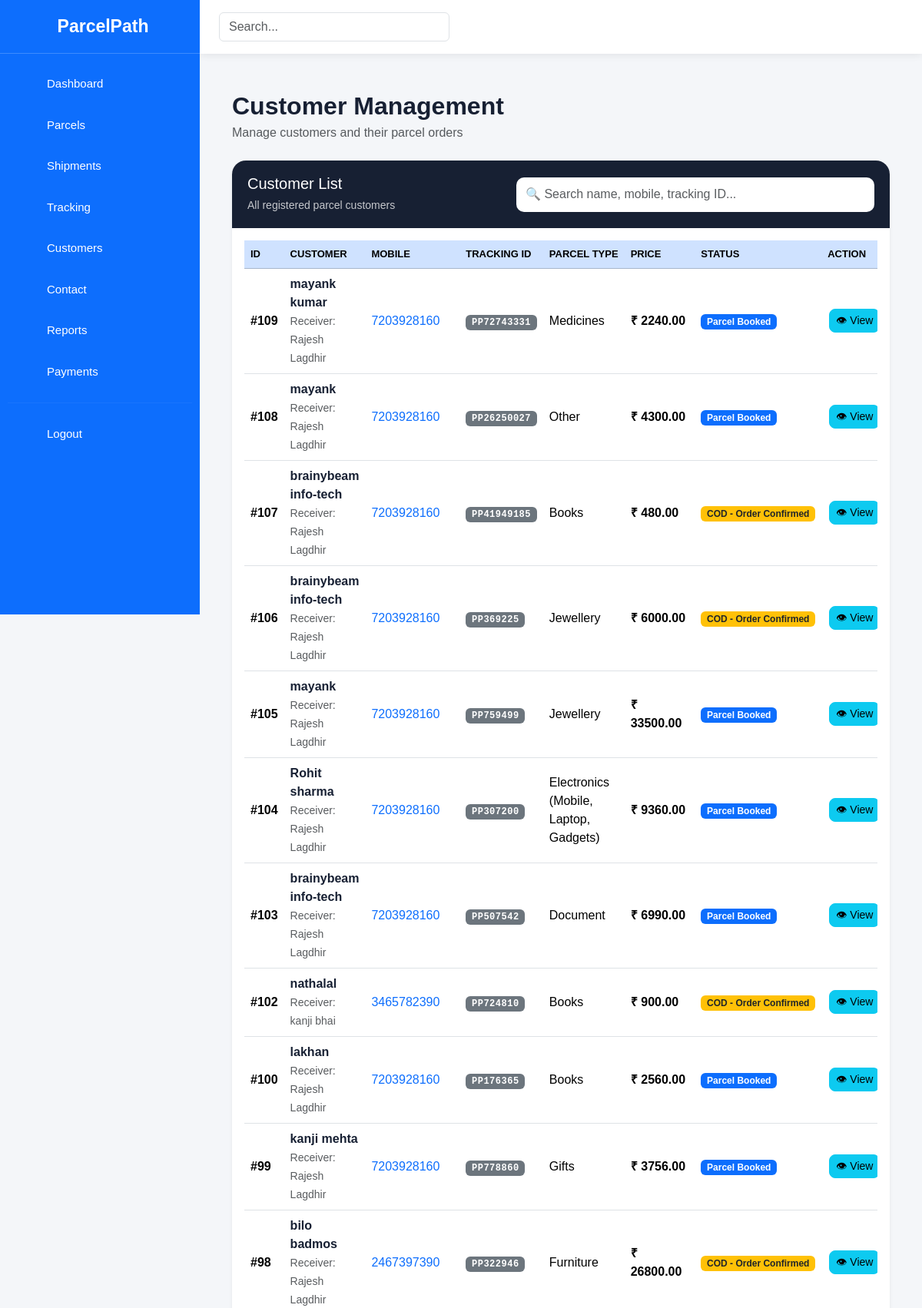
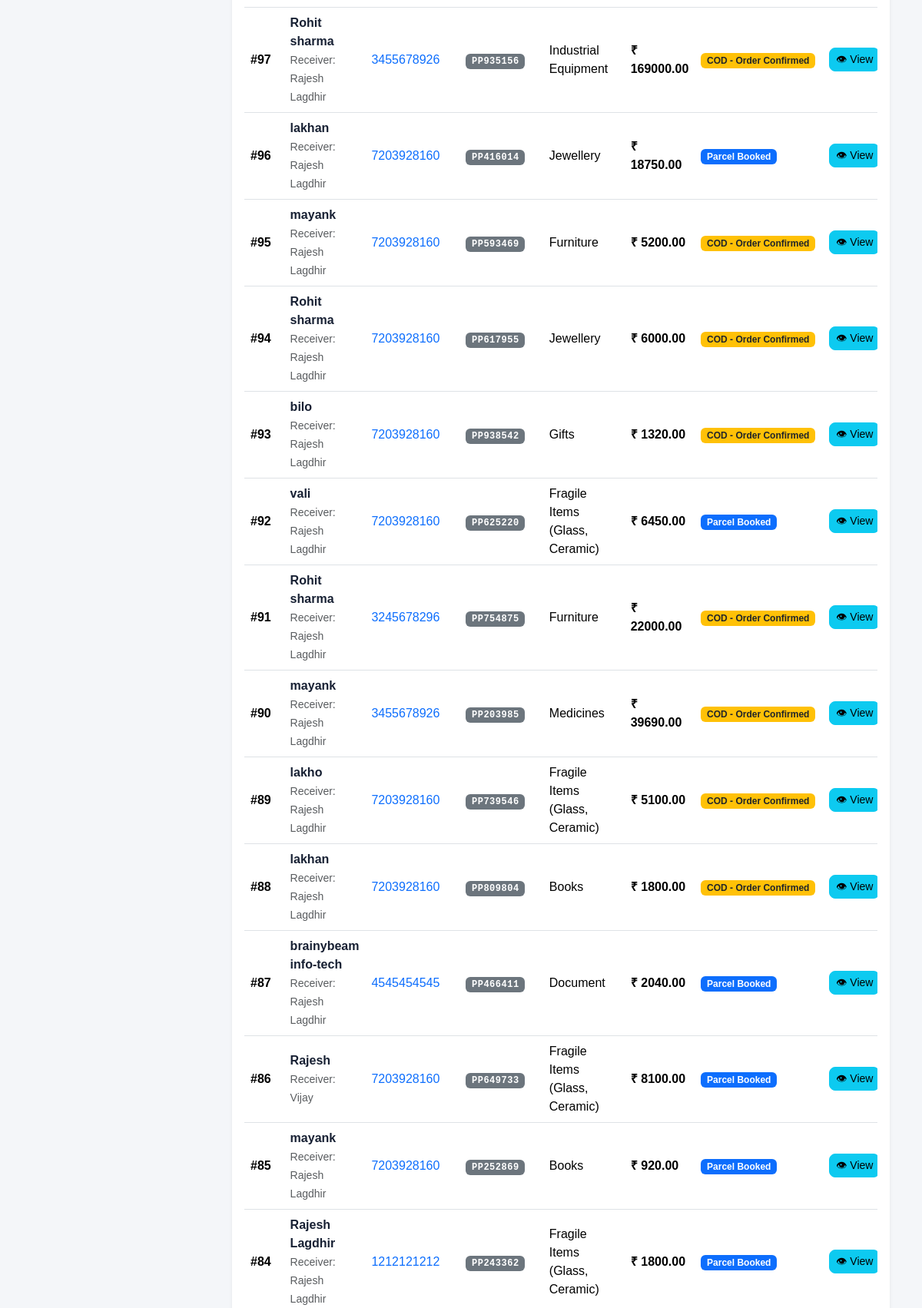
The page /custom_admin/cs_customer/ (upper part) on the database its author committed (2 pictures, top to bottom).
### ParcelPath/models.py (models this page shows, shortened)
class Book_parcel(models.Model):
    sender_name = models.CharField(
        max_length=50
    )
    receiver_name = models.CharField(
        max_length=50
    )
    mobile_number = models.CharField(
        max_length=10
    )
    parcel_weight = models.CharField(
        max_length=4
    )
    pickup_address = models.CharField(
        max_length=50
    )
    delivery_address = models.CharField(
        max_length=50
    )
    parcel_type = models.CharField(
        max_length=10
    )
    price = models.DecimalField(
        max_digits=10,
        decimal_places=2,
        default=0
    )
    tracking_id = models.CharField(
        max_length=20,
        unique=True,
        blank=True
    )
    status = models.CharField(
        max_length=50,
        default="Parcel Booked"
    )
    payment_method = models.CharField(
        max_length=20,
        choices=[
            ("ONLINE", "Online Payment"),
            ("COD", "Cash on Delivery"),
        ],
        default="ONLINE"
    )
    payment_status = models.CharField(
        max_length=20,
        choices=[
            ("Paid", "Paid"),
            ("Pending", "Pending"),
        ],
        default="Pending"
    )
    payment_id = models.CharField(
        max_length=255,
        blank=True,
        null=True
    )
    order_id = models.CharField(
        max_length=255,
        blank=True,
        null=True
    )
    qr_code = models.ImageField(
        upload_to="qr_codes/",
        blank=True,
        null=True
    )

### custom_admin/views.py (the view, shortened to what this page needs)
# urls.py: path('cs_customer/', views.cs_customer, name='cs_customer'),
def cs_customer(request):
    customers = Book_parcel.objects.all().order_by("-id")
    total_customers = customers.count()
    total_orders = customers.count()
    delivered_orders = customers.filter(
        status__iexact="Delivered"
    ).count()
    pending_deliveries = customers.exclude(
        status__iexact="Delivered"
    ).count()
    context = {
        "customers": customers,
        "total_customers": total_customers,
        "total_orders": total_orders,
        "delivered_orders": delivered_orders,
        "pending_deliveries": pending_deliveries,
    }
    return render(
        request,
        "custom_admin/cs_customer.html",context
    )

### custom_admin/templates/custom_admin/cs_customer.html (shortened to what this page needs)
{% extends 'custom_admin/main.html' %}
{% block content %}
<div class="container-fluid mt-4 customer-page">
  <div
    class="d-flex flex-wrap justify-content-between align-items-center mb-4 gap-3"
  >
    <div>
      <h2 class="page-title mb-1">Customer Management</h2>
      <p class="text-muted mb-0">Manage customers and their parcel orders</p>
    </div>
  </div>
  <div class="card customer-card shadow-sm">
    <div class="customer-header">
      <div class="row align-items-center">
        <div class="col-md-5">
          <h5 class="mb-1"> Customer List</h5>
          <small class="opacity-75"> All registered parcel customers </small>
        </div>
        <div class="col-md-7">
          <input
            type="text"
            id="search"
            class="form-control search-box"
            placeholder="🔍 Search name, mobile, tracking ID..."
          />
        </div>
      </div>
    </div>
    <div class="card-body">
      <div class="table-responsive">
        <table class="table table-hover align-middle">
          <thead class="table-primary">
            <tr>
              <th>ID</th>
              <th>Customer</th>
              <th>Mobile</th>
              <th>Tracking ID</th>
              <th>Parcel Type</th>
              <th>Price</th>
              <th>Status</th>
              <th>Action</th>
            </tr>
          </thead>
          <tbody id="customerTable">
            {% for customer in customers %}
            <tr>
              <td>
                <strong> #{{ customer.id }} </strong>
              </td>
              <td>
                <div class="customer-name">{{ customer.sender_name }}</div>
                <small class="text-muted">
                  Receiver: {{ customer.receiver_name }}
                </small>
              </td>
              <td>
                <a
                  href="tel:{{ customer.mobile_number }}"
                  class="text-decoration-none"
                >
                  {{ customer.mobile_number }}
                </a>
              </td>
              <td>
                {% if customer.tracking_id %}
                <span class="badge bg-secondary tracking-badge">
                  {{ customer.tracking_id }}
                </span>
                {% else %}
                <span class="text-muted"> N/A </span>
                {% endif %}
              </td>
              <td>{{ customer.parcel_type|default:"-" }}</td>
              <td>
                <strong> ₹ {{ customer.price|default:"0" }} </strong>
              </td>
              <td>
                {% if customer.status == "Delivered" %}
                <span class="badge bg-success"> ✓ Delivered </span>
                {% elif customer.status == "Parcel Booked" %}
                <span class="badge bg-primary"> Parcel Booked </span>
                {% elif customer.status %}
                <span class="badge bg-warning text-dark">
                  {{ customer.status }}
                </span>
                {% else %}
                <span class="badge bg-secondary"> Unknown </span>
                {% endif %}
              </td>
              <td class="text-nowrap">
                <button
                  type="button"
                  class="btn btn-info btn-sm action-btn"
                  onclick="viewCustomer(
                                        '{{ customer.sender_name|escapejs }}',
                                        '{{ customer.receiver_name|escapejs }}',
                                        '{{ customer.mobile_number|escapejs }}',
                                        '{{ customer.tracking_id|escapejs }}',
                                        '{{ customer.parcel_type|escapejs }}',
                                        '{{ customer.parcel_weight|escapejs }}',
                                        '{{ customer.pickup_address|escapejs }}',
                                        '{{ customer.delivery_address|escapejs }}',
                                        '{{ customer.price|escapejs }}',
                                        '{{ customer.status|escapejs }}'
                                    )"
                >
                  👁 View
                </button>
              </td>
            </tr>
            {% endfor %}
          </tbody>
        </table>
      </div>
    </div>
  </div>
</div>
{% endblock %}

### custom_admin/templates/custom_admin/main.html (shortened to what this page needs)
{% load static %}
<!DOCTYPE html>
<html lang="en">
  <head>
    <link rel="stylesheet" href="https://cdnjs.cloudflare.com/ajax/libs/font-awesome/6.7.2/css/all.min.css">
    <link href="https://cdn.jsdelivr.net/npm/bootstrap@5.3.3/dist/css/bootstrap.min.css" rel="stylesheet" />
  </head>
  <body>
    <div class="sidebar" id="sidebar">
      <div class="logo">
        <span>ParcelPath</span>
      </div>
      <div class="sidebar-menu">
        <a href="{% url 'custom_dashboard' %}">
          <span>Dashboard</span>
        </a>
        <a href="{% url 'cs_parcel' %}">
          <span>Parcels</span>
        </a>
        <a href="{% url 'cs_shipment' %}">
          <span>Shipments</span>
        </a>
        <a href="{% url 'cs_track' %}">
          <span>Tracking</span>
        </a>
        <a href="{% url 'cs_customer' %}">
          <span>Customers</span>
        </a>
        <a href="{% url 'cs_contact' %}">
          <span>Contact</span>
        </a>
        <a href="{% url 'cs_reports' %}">
          <span>Reports</span>
        </a>
        <a href="{% url 'cs_payment' %}">
          <span>Payments</span>
        </a>
        <hr style="border-color: rgba(255,255,255,0.2);" />
        <a href="{% url 'logout' %}">
          <span>Logout</span>
        </a>
      </div>
    </div>
    <div class="topbar">
      <div class="left-topbar">
        <input type="text" class="form-control search" placeholder="Search..." />
      </div>
    </div>
    <main class="content">
      {% block content %}
      {% endblock %}
    </main>
  </body>
</html>

### custom_admin/templates/custom_admin/main.html (style rules this page uses)
* { box-sizing: border-box; }
body { margin: 0; background: #f4f6f9; font-family: Arial, sans-serif; overflow-x: hidden; }
.sidebar { position: fixed; left: 0; top: 0; width: 260px; height: 100vh; background: #0d6efd; color: white; z-index: 1100; overflow-y: auto; transition: all 0.3s ease; }
.logo { height: 70px; display: flex; align-items: center; justify-content: center; padding: 15px; font-size: 23px; font-weight: bold; border-bottom: 1px solid rgba(255, 255, 255, 0.2); }
.sidebar-menu { padding: 15px 10px; }
.sidebar a { color: white; text-decoration: none; display: flex; align-items: center; gap: 14px; padding: 13px 15px; margin-bottom: 5px; border-radius: 8px; font-size: 15px; transition: 0.25s; }
.topbar { position: fixed; top: 0; right: 0; left: 260px; height: 70px; background: white; box-shadow: 0 2px 10px rgba(0, 0, 0, 0.08); display: flex; align-items: center; justify-content: space-between; padding: 0 25px; z-index: 1000; transition: all 0.3s ease; }
.left-topbar { display: flex; align-items: center; gap: 15px; }
.search { width: 300px; }
.content { margin-left: 260px; padding: 95px 30px 30px; min-height: calc(100vh - 70px); transition: all 0.3s ease; }

### custom_admin/templates/custom_admin/cs_customer.html (style rules this page uses)
.customer-page { padding-bottom: 40px; }
.page-title { font-weight: 800; color: #172033; }
.customer-card { border: 0; border-radius: 18px; overflow: hidden; }
.customer-header { background: #172033; color: white; padding: 18px 20px; }
.search-box { border-radius: 10px; border: 0; min-height: 45px; }
.table th { white-space: nowrap; font-size: 13px; text-transform: uppercase; }
.table td { vertical-align: middle; }
.customer-name { font-weight: 700; color: #172033; }
.tracking-badge { font-family: monospace; font-size: 12px; letter-spacing: 0.5px; }
.action-btn { margin: 2px; border-radius: 8px; }

### rows shown on the page
Book_parcel: id "109", sender_name "mayank kumar", receiver_name "Rajesh Lagdhir", mobile_number "7203928160", tracking_id "PP72743331", parcel_type "Medicines", price "2240.00", status "Parcel Booked"
Book_parcel: id "108", sender_name "mayank", receiver_name "Rajesh Lagdhir", mobile_number "7203928160", tracking_id "PP26250027", parcel_type "Other", price "4300.00", status "Parcel Booked"
Book_parcel: id "107", sender_name "brainybeam info-tech", receiver_name "Rajesh Lagdhir", mobile_number "7203928160", tracking_id "PP41949185", parcel_type "Books", price "480.00", status "COD - Order Confirmed"
Book_parcel: id "106", sender_name "brainybeam info-tech", receiver_name "Rajesh Lagdhir", mobile_number "7203928160", tracking_id "PP369225", parcel_type "Jewellery", price "6000.00", status "COD - Order Confirmed"
Book_parcel: id "105", sender_name "mayank", receiver_name "Rajesh Lagdhir", mobile_number "7203928160", tracking_id "PP759499", parcel_type "Jewellery", price "33500.00", status "Parcel Booked"
Book_parcel: id "104", sender_name "Rohit sharma", receiver_name "Rajesh Lagdhir", mobile_number "7203928160", tracking_id "PP307200", parcel_type "Electronics (Mobile, Laptop, Gadgets)", price "9360.00", status "Parcel Booked"
Book_parcel: id "103", sender_name "brainybeam info-tech", receiver_name "Rajesh Lagdhir", mobile_number "7203928160", tracking_id "PP507542", parcel_type "Document", price "6990.00", status "Parcel Booked"
Book_parcel: id "102", sender_name "nathalal", receiver_name "kanji bhai", mobile_number "3465782390", tracking_id "PP724810", parcel_type "Books", price "900.00", status "COD - Order Confirmed"
Book_parcel: id "100", sender_name "lakhan", receiver_name "Rajesh Lagdhir", mobile_number "7203928160", tracking_id "PP176365", parcel_type "Books", price "2560.00", status "Parcel Booked"
Book_parcel: id "99", sender_name "kanji mehta", receiver_name "Rajesh Lagdhir", mobile_number "7203928160", tracking_id "PP778860", parcel_type "Gifts", price "3756.00", status "Parcel Booked"
Book_parcel: id "98", sender_name "bilo badmos", receiver_name "Rajesh Lagdhir", mobile_number "2467397390", tracking_id "PP322946", parcel_type "Furniture", price "26800.00", status "COD - Order Confirmed"
Book_parcel: id "97", sender_name "Rohit sharma", receiver_name "Rajesh Lagdhir", mobile_number "3455678926", tracking_id "PP935156", parcel_type "Industrial Equipment", price "169000.00", status "COD - Order Confirmed"
Book_parcel: id "96", sender_name "lakhan", receiver_name "Rajesh Lagdhir", mobile_number "7203928160", tracking_id "PP416014", parcel_type "Jewellery", price "18750.00", status "Parcel Booked"
Book_parcel: id "95", sender_name "mayank", receiver_name "Rajesh Lagdhir", mobile_number "7203928160", tracking_id "PP593469", parcel_type "Furniture", price "5200.00", status "COD - Order Confirmed"
Book_parcel: id "94", sender_name "Rohit sharma", receiver_name "Rajesh Lagdhir", mobile_number "7203928160", tracking_id "PP617955", parcel_type "Jewellery", price "6000.00", status "COD - Order Confirmed"
Book_parcel: id "93", sender_name "bilo", receiver_name "Rajesh Lagdhir", mobile_number "7203928160", tracking_id "PP938542", parcel_type "Gifts", price "1320.00", status "COD - Order Confirmed"
Book_parcel: id "92", sender_name "vali", receiver_name "Rajesh Lagdhir", mobile_number "7203928160", tracking_id "PP625220", parcel_type "Fragile Items (Glass, Ceramic)", price "6450.00", status "Parcel Booked"
Book_parcel: id "91", sender_name "Rohit sharma", receiver_name "Rajesh Lagdhir", mobile_number "3245678296", tracking_id "PP754875", parcel_type "Furniture", price "22000.00", status "COD - Order Confirmed"
Book_parcel: id "90", sender_name "mayank", receiver_name "Rajesh Lagdhir", mobile_number "3455678926", tracking_id "PP203985", parcel_type "Medicines", price "39690.00", status "COD - Order Confirmed"
Book_parcel: id "89", sender_name "lakho", receiver_name "Rajesh Lagdhir", mobile_number "7203928160", tracking_id "PP739546", parcel_type "Fragile Items (Glass, Ceramic)", price "5100.00", status "COD - Order Confirmed"
Book_parcel: id "88", sender_name "lakhan", receiver_name "Rajesh Lagdhir", mobile_number "7203928160", tracking_id "PP809804", parcel_type "Books", price "1800.00", status "COD - Order Confirmed"
Book_parcel: id "87", sender_name "brainybeam info-tech", receiver_name "Rajesh Lagdhir", mobile_number "4545454545", tracking_id "PP466411", parcel_type "Document", price "2040.00", status "Parcel Booked"
Book_parcel: id "86", sender_name "Rajesh", receiver_name "Vijay", mobile_number "7203928160", tracking_id "PP649733", parcel_type "Fragile Items (Glass, Ceramic)", price "8100.00", status "Parcel Booked"
Book_parcel: id "85", sender_name "mayank", receiver_name "Rajesh Lagdhir", mobile_number "7203928160", tracking_id "PP252869", parcel_type "Books", price "920.00", status "Parcel Booked"
Book_parcel: id "84", sender_name "Rajesh Lagdhir", receiver_name "Rajesh Lagdhir", mobile_number "1212121212", tracking_id "PP243362", parcel_type "Fragile Items (Glass, Ceramic)", price "1800.00", status "Parcel Booked"
